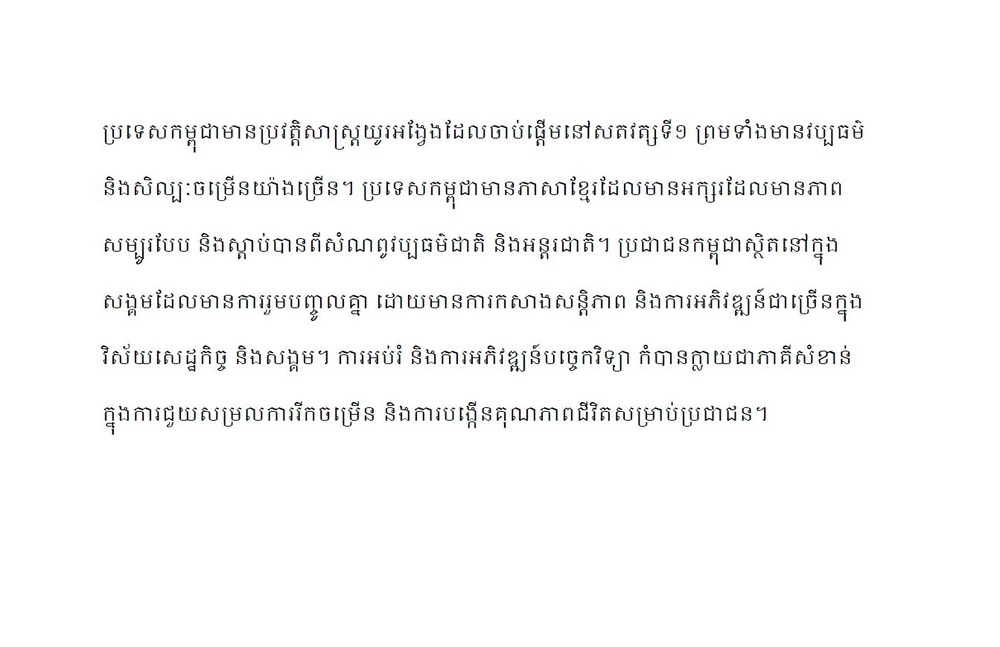
#> input picture Sample/Sample_TextImage.JPG, 1000 x 647 px, shrunk from 1343 x 869 before the run
$ python TextImage-KhParser.py Sample/Sample_TextImage.JPG
#> lines starting #> are read from the running program, lines starting #| are printed output that depends on the picture; after the words box and inside, x2 and y2 are one past the last pixel; in counts of white or black regions, pixels touching at a corner belong together
#!/usr/bin/env python3
"""
khmer_image_recognizer.py

A Python script to recognize and extract Khmer text from image files using Tesseract OCR.
Supports image formats such as PNG, JPEG, TIFF, and more.

Usage:
    python khmer_image_recognizer.py path/to/input_image.jpg

Optional Arguments:
    --output, -o: Specify the output .txt file path. If not provided, the script will create a .txt file with the same base name as the input image.

Dependencies:
    - pytesseract
    - Pillow
    - tqdm

    Install via pip:
        pip install -r requirements.txt

Author:
    Your Name (https://github.com/your-github-username)
"""

import os
import sys
import argparse
import logging
import unicodedata
from PIL import Image, ImageEnhance, ImageFilter
import pytesseract
from tqdm import tqdm
from typing import Optional

def setup_logging():
    """
    Configures logging for the script.
    Logs are written to both the console and a log file.
    """
    logging.basicConfig(
        level=logging.INFO,
        format='%(asctime)s - %(levelname)s - %(message)s',
        handlers=[
            logging.FileHandler("khmer_image_recognizer.log"),
            logging.StreamHandler(sys.stdout)
        ]
    )


def preprocess_image(image_path: str) -> Image.Image:
    """
    Preprocesses the image to improve OCR accuracy.

    Steps:
        - Convert to grayscale
        - Enhance contrast
        - Apply thresholding
        - Remove noise

    :param image_path: Path to the input image file.
    :return: Preprocessed PIL Image object.
    """
#> called with image_path = 'Sample/Sample_TextImage.JPG'
    try:
        image = Image.open(image_path)
#> image is the input picture: PIL image 1000x647 RGB; mean R, G, B 248.2, 248.3, 248.2
        logging.info(f"Opened image file: {image_path}")

        # Convert to grayscale
        image = image.convert('L')
#> image: PIL image 1000x647 L
        logging.info("Converted image to grayscale.")

        # Enhance contrast
        enhancer = ImageEnhance.Contrast(image)
        image = enhancer.enhance(2)
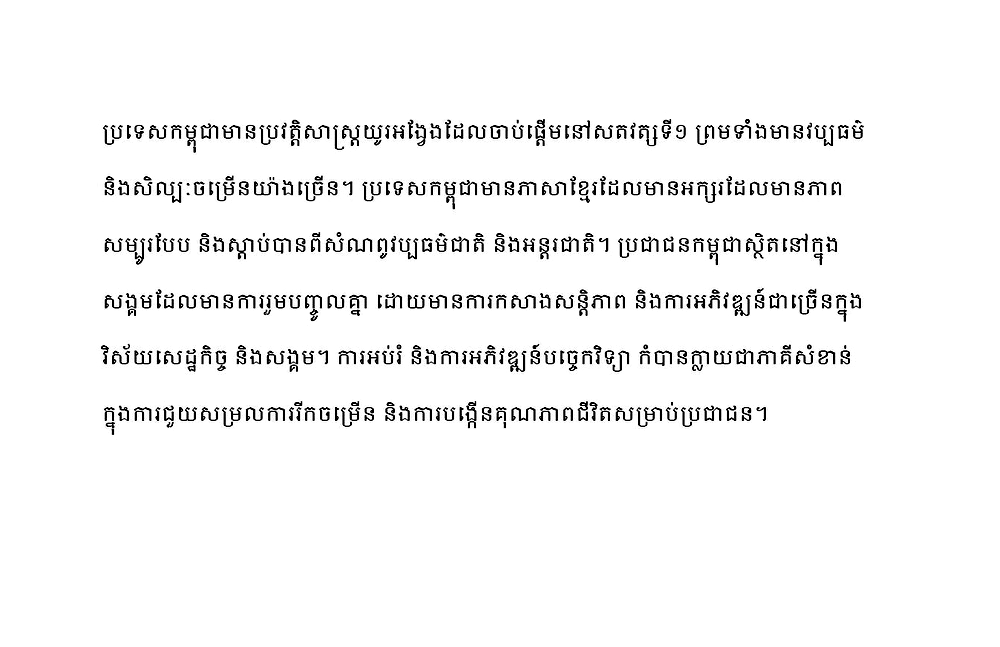
#> image: PIL image 1000x647 L; min 0, max 255, mean 245.5
        logging.info("Enhanced image contrast.")

        # Apply thresholding
        image = image.point(lambda x: 0 if x < 140 else 255, '1')
#> image: PIL image 1000x647 1; 96.4% white; black in thin lines or dots, all inside (x1, y1, x2, y2) = (101, 119, 864, 435)
        logging.info("Applied thresholding to image.")

        # Remove noise
        image = image.filter(ImageFilter.MedianFilter())
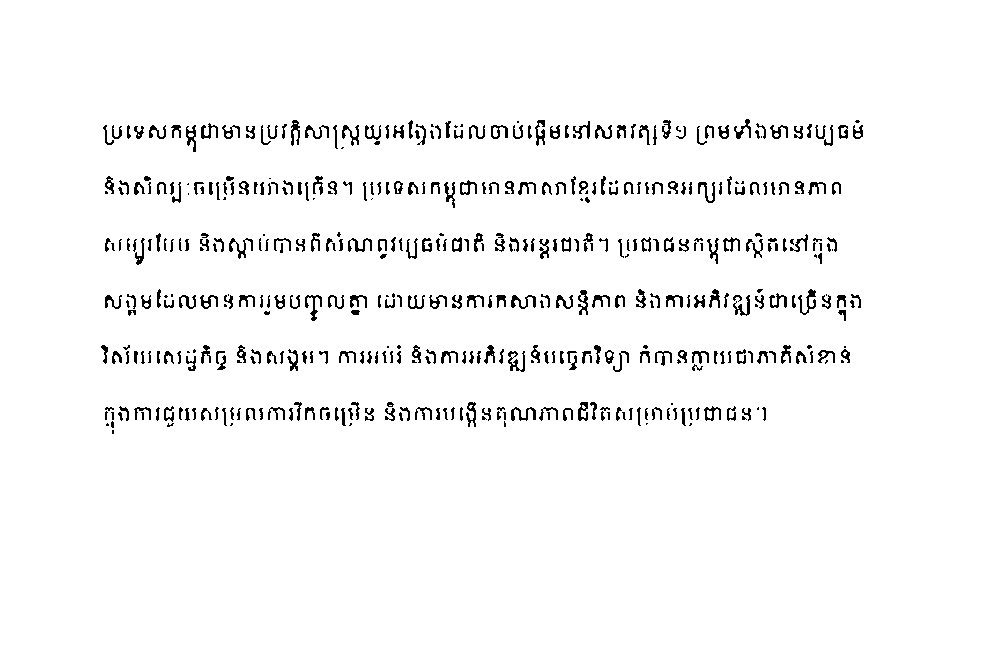
#> image: PIL image 1000x647 1; 96.6% white; black in thin lines or dots, all inside (x1, y1, x2, y2) = (101, 119, 863, 434)
        logging.info("Applied median filter to remove noise.")

        return image
    except Exception as e:
        logging.error(f"Error during image preprocessing: {e}")
        raise


def extract_text_from_image(image: Image.Image, lang: str = "khm") -> str:
    """
    Extracts Khmer text from a preprocessed image using Tesseract OCR.

    :param image: Preprocessed PIL Image object.
    :param lang: Tesseract language code for Khmer.
    :return: Extracted Khmer text.
    """
    try:
        logging.info("Starting OCR on the image.")
        text = pytesseract.image_to_string(image, lang=lang)
        normalized_text = unicodedata.normalize('NFC', ' '.join(text.split()))
        logging.info("OCR completed successfully.")
        return normalized_text
    except Exception as e:
        logging.error(f"Error during OCR: {e}")
        raise


def generate_output_path(input_path: str, output_path: str = None) -> str:
    """
    Generates the output .txt file path based on the input image file path.

    :param input_path: Path to the input image file.
    :param output_path: User-specified output file path (optional).
    :return: Path to the output .txt file.
    """
    if output_path:
        return output_path
    base, _ = os.path.splitext(input_path)
    return f"{base}_TextImage.txt"


def parse_image(image_path: str, output_path: str = None, lang: str = "khm") -> Optional[str]:
    """
    Parses the image file and extracts Khmer text.

    :param image_path: Path to the input image file.
    :param output_path: Path to the output .txt file (optional).
    :param lang: Tesseract language code for Khmer.
    :return: Extracted Khmer text or None if extraction fails.
    """
    try:
        preprocessed_image = preprocess_image(image_path)
        extracted_text = extract_text_from_image(preprocessed_image, lang=lang)
        return extracted_text
    except Exception as e:
        logging.error(f"Failed to parse image: {e}")
        return None


def main():
    """
    Main function to execute the OCR process.
    """
    setup_logging()

    parser = argparse.ArgumentParser(
        description="Recognize and extract Khmer text from image files using Tesseract OCR."
    )
    parser.add_argument(
        "input_image",
        help="Path to the input image file (e.g., PNG, JPEG, TIFF)."
    )
    parser.add_argument(
        "--output",
        "-o",
        help="Path to the output .txt file. If not provided, the script will create a .txt file with the same base name as the input image."
    )
    parser.add_argument(
        "--lang",
        default="khm",
        help="Tesseract language code for OCR (default: 'khm'). Ensure the Khmer language pack is installed."
    )

    args = parser.parse_args()
    input_path = args.input_image
    output_path = generate_output_path(input_path, args.output)
    lang = args.lang

    if not os.path.isfile(input_path):
        logging.error(f"Input file not found: {input_path}")
        sys.exit(1)

    extracted_text = parse_image(input_path, output_path, lang)

    if extracted_text:
        try:
            with open(output_path, 'w', encoding='utf-8') as out_file:
                out_file.write(extracted_text)
            logging.info(f"Extracted text saved to: {output_path}")
        except Exception as e:
            logging.error(f"Failed to write extracted text to file: {e}")
            sys.exit(1)
    else:
        logging.error("No text extracted from the image.")
        sys.exit(1)


if __name__ == "__main__":
    main()
#> (the call stopped at in extract_text_from_image, `text = pytesseract.image_to_string(image, lang=lang)`: pytesseract is not available in this run)
